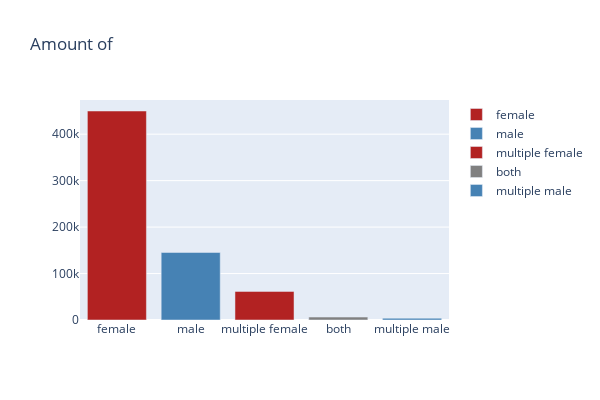

Notebook source saved alongside this figure:
### Code cell
colors = {'both':'grey',
          'female':'firebrick',
         "male":"steelblue",
         "multiple female":"firebrick",
         "multiple male":"steelblue"}

fig = go.Figure()
for g in gender['gender']:
    dfp = gender[gender['gender']==g]
    fig.add_traces(go.Bar(x=dfp.gender, y = dfp["size"], name=g,
                         marker_color=colors[g]))
    
fig['layout'].update(title = "Amount of ",width = 600, height = 400)

fig.show()

### Figure 1 — Plotly figure (JSON) as saved in the notebook; plotly's stock layout.template omitted (floating-point values rounded to 4 significant figures)
{"data": [{"marker": {"color": "firebrick"}, "name": "female", "type": "bar", "x": ["female"], "y": [449903]}, {"marker": {"color": "steelblue"}, "name": "male", "type": "bar", "x": ["male"], "y": [145391]}, {"marker": {"color": "firebrick"}, "name": "multiple female", "type": "bar", "x": ["multiple female"], "y": [61579]}, {"marker": {"color": "grey"}, "name": "both", "type": "bar", "x": ["both"], "y": [6298]}, {"marker": {"color": "steelblue"}, "name": "multiple male", "type": "bar", "x": ["multiple male"], "y": [3813]}], "layout": {"height": 400, "title": {"text": "Amount of "}, "width": 600}}
